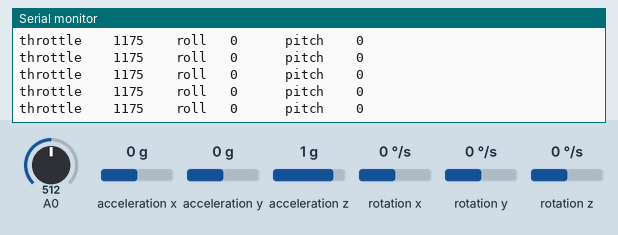
Recording of a sketch running on a simulated Arduino Uno, built with avr-gcc and run on an emulated ATmega328P. On the bench: the last lines printed to the serial monitor. Wiring (inferred from the names in the program): MPU-6050 motion sensor at I2C address 0x68. The inputs (shaded band) are chosen by the test bench; at power-on: acceleration x 0 g, acceleration y 0 g, acceleration z 1 g, rotation x 0 °/s, rotation y 0 °/s, A0 = 512, rotation z 0 °/s. No radio packets arrive unless stated.

Above: at 1.2 s.
1.3 s: acceleration x set to -1.4 g
At 1.94 s:
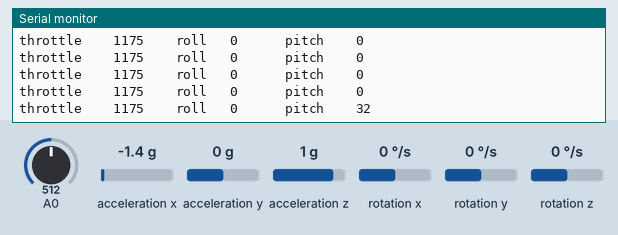
4.3 s: acceleration y set to -1.4 g
At 4.34 s:
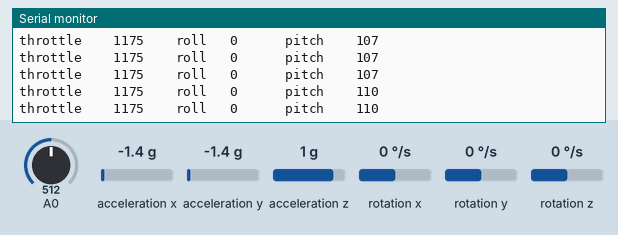
7.3 s: acceleration z set to -1.4 g
At 7.3 s:
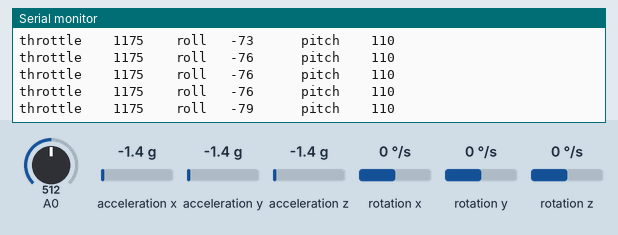
10.3 s: rotation x set to -192 °/s
At 10.31 s:
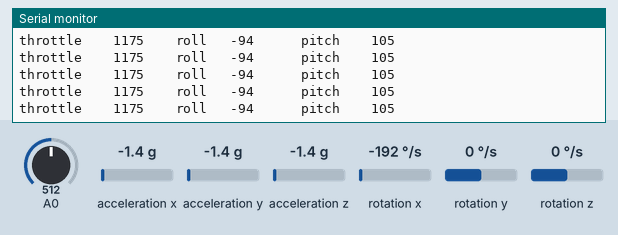
13.3 s: rotation y set to -192 °/s
At 13.33 s:
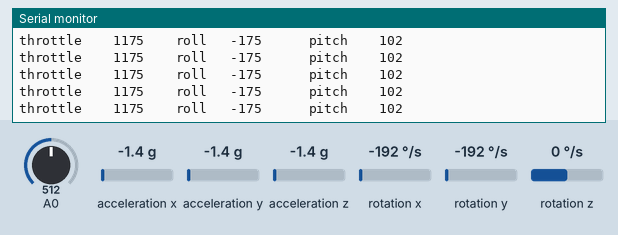
16.3 s: A0 set to 716
At 16.34 s:
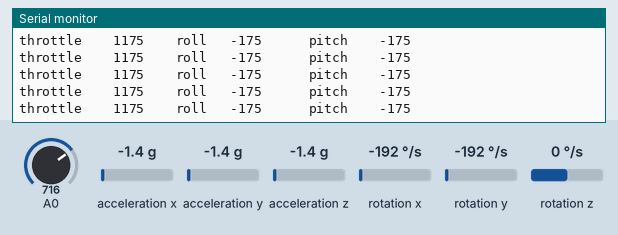
Timing chart, 0 to 18.8 s (numbered marks = the images above; inputs shaded):
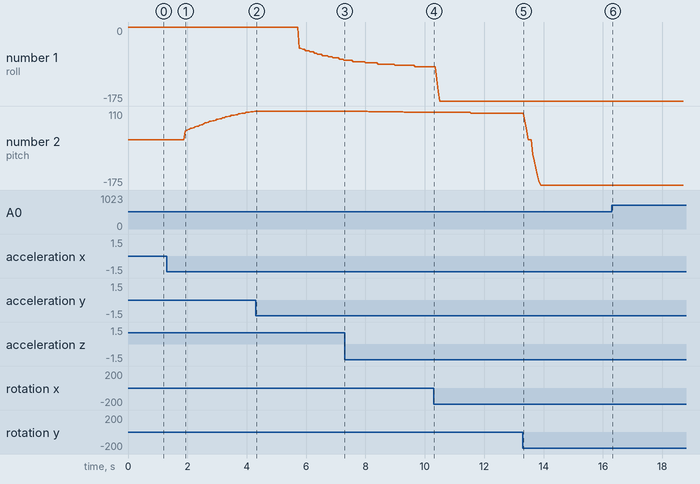

The sketch:

dhaval_transmitter.ino
```cpp
// DHAVAL PATEL

#include <Wire.h>
#include <Servo.h>
#include <SPI.h>
#include <nRF24L01.h>
#include <RF24.h>
int roll = 1500, pitch = 1500, yaw = 1500, throttle = 1000, value;
int data[4];
RF24 radio(7, 8); // CE, CSN
const byte address[6] = "00001";

/*MPU-6050 gives you 16 bits data so you have to create some 16int constants
   to store the data for accelerations and gyro*/

int16_t Acc_rawX, Acc_rawY, Acc_rawZ, Gyr_rawX, Gyr_rawY, Gyr_rawZ;


float Acceleration_angle[2];
float Gyro_angle[2];
float Total_angle[2];


float elapsedTime, time, timePrev;
int i;
float rad_to_deg = 180 / 3.141592654;

float PID, pwmLeft, pwmRight, error, previous_error;
float pid_p = 0;
float pid_i = 0;
float pid_d = 0;
/////////////////PID CONSTANTS/////////////////
double kp = 3.55; //3.55
double ki = 0.005; //0.003
double kd = 2.05; //2.05
///////////////////////////////////////////////

//double throttle = 1300; //initial value of throttle to the motors
float desired_angle = 0; //This is the angle in which we whant the
//balance to stay steady


void setup() {
  Wire.begin(); //begin the wire comunication
  Wire.beginTransmission(0x68);
  Wire.write(0x6B);
  Wire.write(0);
  Wire.endTransmission(true);
  Serial.begin(9600);

  time = millis(); //Start counting time in milliseconds
  /*In order to start up the ESCs we have to send a min value
     of PWM to them before connecting the battery. Otherwise
     the ESCs won't start up or enter in the configure mode.

                 the propellers and let everything start up*/
  Serial.begin(9600);
  //radio transmission//
  radio.begin();
  radio.openWritingPipe(address);
  radio.setPALevel(RF24_PA_MIN);
  radio.stopListening();
}//end of setup void

void loop() {

  /////////////////////////////I M U/////////////////////////////////////
  timePrev = time;  // the previous time is stored before the actual time read
  time = millis();  // actual time read
  elapsedTime = (time - timePrev) / 1000;


  Wire.beginTransmission(0x68);
  Wire.write(0x3B); //Ask for the 0x3B register- correspond to AcX
  Wire.endTransmission(false);
  Wire.requestFrom(0x68, 6, true);

  /*We have asked for the 0x3B register. The IMU will send a brust of register.
     The amount of register to read is specify in the requestFrom function.
     In this case we request 6 registers. Each value of acceleration is made out of
     two 8bits registers, low values and high values. For that we request the 6 of them
     and just make then sum of each pair. For that we shift to the left the high values
     register (<<) and make an or (|) operation to add the low values.*/

  Acc_rawX = Wire.read() << 8 | Wire.read(); //each value needs two registres
  Acc_rawY = Wire.read() << 8 | Wire.read();
  Acc_rawZ = Wire.read() << 8 | Wire.read();


  /*///This is the part where you need to calculate the angles using Euler equations///*/

  /* - Now, to obtain the values of acceleration in "g" units we first have to divide the raw
     values that we have just read by 16384.0 because that is the value that the MPU6050
     datasheet gives us.*/
  /* - Next we have to calculate the radian to degree value by dividing 180º by the PI number
    which is 3.141592654 and store this value in the rad_to_deg variable. In order to not have
    to calculate this value in each loop we have done that just once before the setup void.
  */

  /* Now we can apply the Euler formula. The atan will calculate the arctangent. The
      pow(a,b) will elevate the a value to the b power. And finnaly sqrt function
      will calculate the rooth square.*/
  /*---X---*/
  Acceleration_angle[0] = atan((Acc_rawY / 16384.0) / sqrt(pow((Acc_rawX / 16384.0), 2) + pow((Acc_rawZ / 16384.0), 2))) * rad_to_deg;
  /*---Y---*/
  Acceleration_angle[1] = atan(-1 * (Acc_rawX / 16384.0) / sqrt(pow((Acc_rawY / 16384.0), 2) + pow((Acc_rawZ / 16384.0), 2))) * rad_to_deg;

  /*Now we read the Gyro data in the same way as the Acc data. The adress for the
     gyro data starts at 0x43. We can see this adresses if we look at the register map
     of the MPU6050. In this case we request just 4 values. W don¡t want the gyro for
     the Z axis (YAW).*/

  Wire.beginTransmission(0x68);
  Wire.write(0x43); //Gyro data first adress
  Wire.endTransmission(false);
  Wire.requestFrom(0x68, 6, true); //Just 4 registers

  Gyr_rawX = Wire.read() << 8 | Wire.read(); //Once again we shif and sum
  Gyr_rawY = Wire.read() << 8 | Wire.read();
  Gyr_rawZ = Wire.read() << 8 | Wire.read();

  /*Now in order to obtain the gyro data in degrees/seconda we have to divide first
    the raw value by 131 because that's the value that the datasheet gives us*/

  /*---X---*/
  Gyro_angle[0] = Gyr_rawX / 131.0;
  /*---Y---*/
  Gyro_angle[1] = Gyr_rawY / 131.0;

  /*Now in order to obtain degrees we have to multiply the degree/seconds
    value by the elapsedTime.*/
  /*Finnaly we can apply the final filter where we add the acceleration
    part that afects the angles and ofcourse multiply by 0.98 */

  /*---X axis angle---*/
  Total_angle[0] = 0.98 * (Total_angle[0] + Gyro_angle[0] * elapsedTime) + 0.02 * Acceleration_angle[0];
  /*---Y axis angle---*/
  Total_angle[1] = 0.98 * (Total_angle[1] + Gyro_angle[1] * elapsedTime) + 0.02 * Acceleration_angle[1];
    if(Total_angle[0]>60)
    {
          Total_angle[0]=60;
    }
    if(Total_angle[1]>60)
    {
          Total_angle[1]=60;
    }
    if(Total_angle[0]<-60)
    {
          Total_angle[0]=-60;
    }
    if(Total_angle[1]<-60)
    {
          Total_angle[1]=-60;
    }
  value = analogRead(A0);
  throttle = map(value, 0, 1023, 1000, 1350);
  roll = map(Total_angle[0], -60, 60, -175, 175);
  pitch = map(Total_angle[1], -60, 60, -175, 175);
    if(roll <-175)
    {
      roll=-175;
      Total_angle[0]=-60;
    }
    if(pitch<-175)
    {
      pitch=-175;
      Total_angle[1]=-60;
    }
    if(roll>=175)
    {
      roll = 175;
      Total_angle[0]=60;
    }
    if(pitch>=175)
    {
      pitch=175;
      Total_angle[1]=60;
    }
  if(roll>-50 && roll<0)
  {
    roll = 0;
  }
  if(pitch>-50 && pitch<0)
  {
    pitch = 0;
  }
  if(roll>0 && roll<30)
  {
    roll = 0;
  }
  if(pitch>0 && pitch<30)
  {
    pitch = 0;
  }

  if(roll>165 && roll<175)
  {
    roll = 175;
  }
  data[0] = roll;
  data[1] = pitch;
  data[2] = throttle;
  data[3] = 1000;
  Serial.print("throttle    ");Serial.print(throttle);Serial.print("    roll   ");Serial.print(roll);Serial.print("      pitch    ");Serial.println(pitch);
  radio.write(&data, sizeof(data));

}//end of loop void
```

Measured:
- after the input at 1.3 s, the serial monitor: prints a new line after 0.62 s (image 1)
- plotted number 1: 0 → -79 after the input at 4.3 s, -94 → -175 after the input at 10.3 s
- plotted number 2: 0 → 110 after the input at 1.3 s, 110 → 105 after the input at 7.3 s
